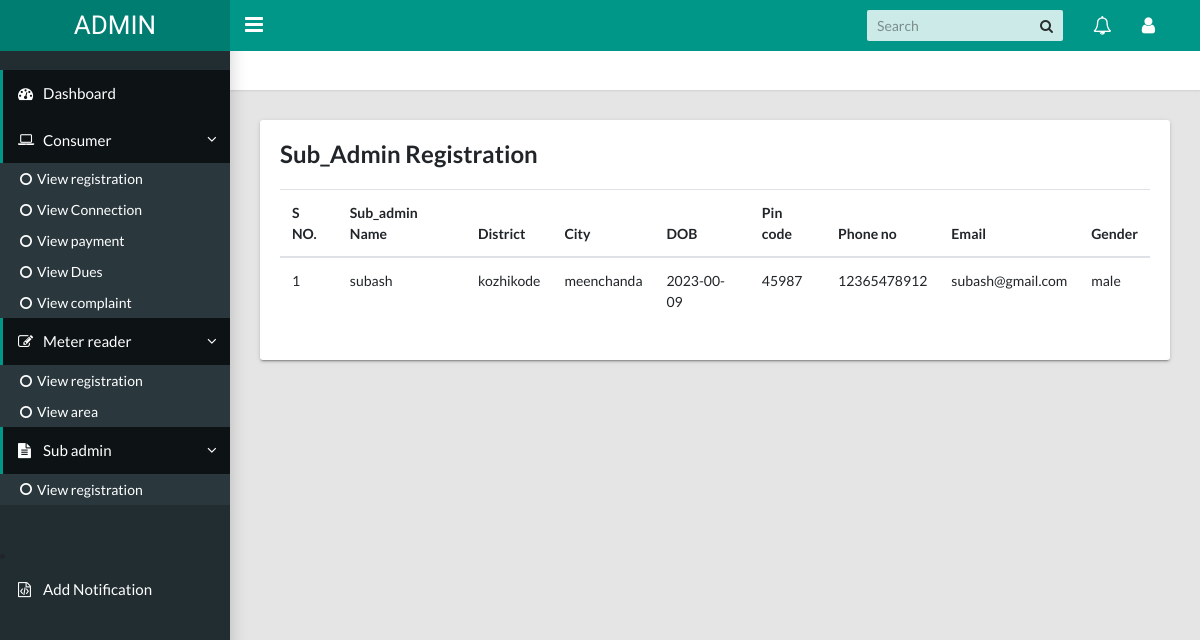
Page /Sud_admin_registration on the earlier database version.
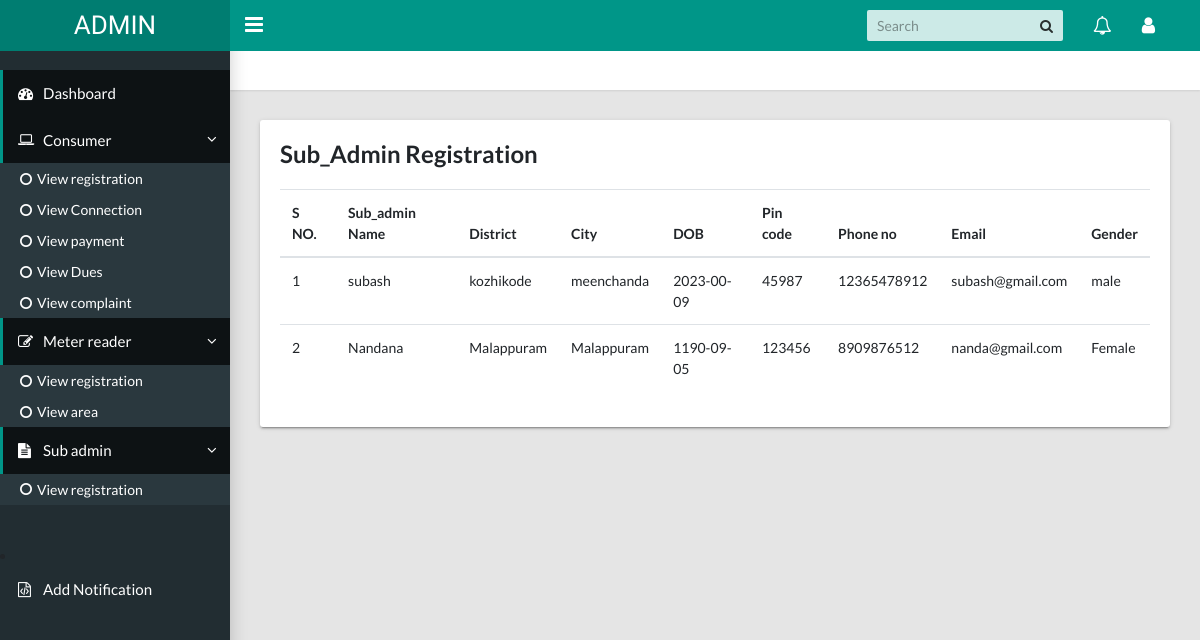
Same page on the later database version.
### jalanidhiapp/models.py (models this page shows, shortened)
class subadmin(models.Model):
    subadmin_name = models.CharField(max_length=20)
    subadmin_district = models.CharField(max_length=20)
    subadmin_city= models.CharField(max_length=20)
    subadmin_dob = models.CharField(max_length=20)
    subadmin_pincode =models.IntegerField()
    subadmin_phoneno= models.IntegerField()
    subadmin_email = models.CharField(max_length=20)
    subadmin_gender= models.CharField(max_length=20)
    subadmin_loginid = models.OneToOneField(Log,on_delete=models.CASCADE)
    role = models.CharField(max_length=20)
    status = models.CharField(max_length=20)

### adminapp/views.py (the view)
# urls.py: path('Sud_admin_registration', views.Sud_admin_registration, name='Sud_admin_registration'),
def Sud_admin_registration(request):
    data=subadmin.objects.all()
    return render(request,'Sub_admin_registration.html',{"data":data})

### adminapp/templates/Sub_admin_registration.html (shortened to what this page needs)
<!DOCTYPE html>
<html lang="en">
  <head>
    <link rel="stylesheet" type="text/css" href="../static/css/main.css">
    <link rel="stylesheet" type="text/css" href="https://maxcdn.bootstrapcdn.com/font-awesome/4.7.0/css/font-awesome.min.css">
  </head>
  <body class="app sidebar-mini">
    <header class="app-header"><a class="app-header__logo" href="index.html">ADMIN</a>
      <a class="app-sidebar__toggle" href="#" aria-labelledby="sidebar" aria-label="Hide Sidebar"></a>
      <ul class="app-nav">
        <li class="app-search">
          <input class="app-search__input" type="search" placeholder="Search">
          <button class="app-search__button"><i class="fa fa-search"></i></button>
        </li>
        <li class="dropdown"><a class="app-nav__item" href="#" data-toggle="dropdown" aria-label="Show notifications"><i class="fa fa-bell-o fa-lg"></i></a>
        </li>
        <li class="dropdown"><a class="app-nav__item" href="#" data-toggle="dropdown" aria-label="Open Profile Menu"><i class="fa fa-user fa-lg"></i></a>
        </li>
      </ul>
    </header>
    <aside class="app-sidebar">
      <ul class="app-menu">
        <li><a class="app-menu__item active" href="{% url 'dashboard' %}"><i class="app-menu__icon fa fa-dashboard"></i><span class="app-menu__label">Dashboard</span></a></li>
        <li class="treeview is-expanded"><a class="app-menu__item" href="#" data-toggle="treeview"><i class="app-menu__icon fa fa-laptop"></i><span class="app-menu__label">Consumer</span><i class="treeview-indicator fa fa-angle-right"></i></a>
          <ul class="treeview-menu">
            <li><a class="treeview-item" href="{% url 'Consumer_registration' %}"><i class="icon fa fa-circle-o"></i> View registration</a></li>
            <li><a class="treeview-item" href="{% url 'View_connection' %}"><i class="icon fa fa-circle-o"></i> View Connection</a></li>
            <li><a class="treeview-item" href="{% url 'View_payment' %}"><i class="icon fa fa-circle-o"></i> View payment</a></li>
            <li><a class="treeview-item" href="{% url 'Due_report' %}"><i class="icon fa fa-circle-o"></i> View Dues</a></li>
            <li><a class="treeview-item" href="{% url 'View_complaint' %}"><i class="icon fa fa-circle-o"></i> View complaint</a></li>
          </ul>
        </li>
        <li class="treeview is-expanded"><a class="app-menu__item" href="#" data-toggle="treeview"><i class="app-menu__icon fa fa-edit"></i><span class="app-menu__label">Meter reader</span><i class="treeview-indicator fa fa-angle-right"></i></a>
          <ul class="treeview-menu">
            <li><a class="treeview-item" href="{% url 'Reader_registration' %}"><i class="icon fa fa-circle-o"></i> View registration</a></li>
            <li><a class="treeview-item" href="{% url 'View_area' %}"><i class="icon fa fa-circle-o"></i> View area</a></li>
          </ul>
        </li>
        <li class="treeview is-expanded"><a class="app-menu__item" href="#" data-toggle="treeview"><i class="app-menu__icon fa fa-file-text"></i><span class="app-menu__label">Sub admin</span><i class="treeview-indicator fa fa-angle-right"></i></a>
          <ul class="treeview-menu">
            <li><a class="treeview-item" href="{% url 'Sud_admin_registration' %}"><i class="icon fa fa-circle-o"></i> View registration</a></li>
          </ul>
        </li>
      </ul>
        <li><a class="app-menu__item" href="{% url 'Add_notification' %}"><i class="app-menu__icon fa fa-file-code-o"></i><span class="app-menu__label">Add Notification</span></a></li>
    </aside>
    <main class="app-content">
      <div class="app-title">
      </div>
      <div class="row">
        <div class="col-md-12">
          <div class="tile">
            <h3 class="tile-title">Sub_Admin Registration</h3>
            <div class="table-responsive">
              <table class="table">
                <thead>
                  <tr>
                    <th>S NO.</th>
                    <th>Sub_admin Name</th>
                    <th>District</th>
                    <th>City</th>
                    <th>DOB</th>
                    <th>Pin code</th>
                    <th>Phone no</th>
                    <th>Email</th>
                    <th>Gender</th>
                  </tr>
                </thead>
                <tbody>
                  {% for i in data %}
                  <tr>
                    <td>{{forloop.counter}}</td>
                    <td>{{i.subadmin_name}}</td>
                    <td>{{i.subadmin_district}}</td>
                    <td>{{i.subadmin_city}}</td>
                    <td>{{i.subadmin_dob}}</td>
                    <td>{{i.subadmin_pincode}}</td>
                    <td>{{i.subadmin_phoneno}}</td>
                    <td>{{i.subadmin_email}}</td>
                    <td>{{i.subadmin_gender}}</td>
                  </tr>
                  {% endfor %}
                </tbody>
              </table>
            </div>
          </div>
        </div>
      </div>
    </main>
  </body>
</html>

Differences in the rows shown:
added subadmin: subadmin_name "Nandana", subadmin_district "Malappuram", subadmin_city "Malappuram", subadmin_dob "1190-09-05", subadmin_pincode "123456", subadmin_phoneno "8909876512", subadmin_email "nanda@gmail.com", subadmin_gender "Female"
